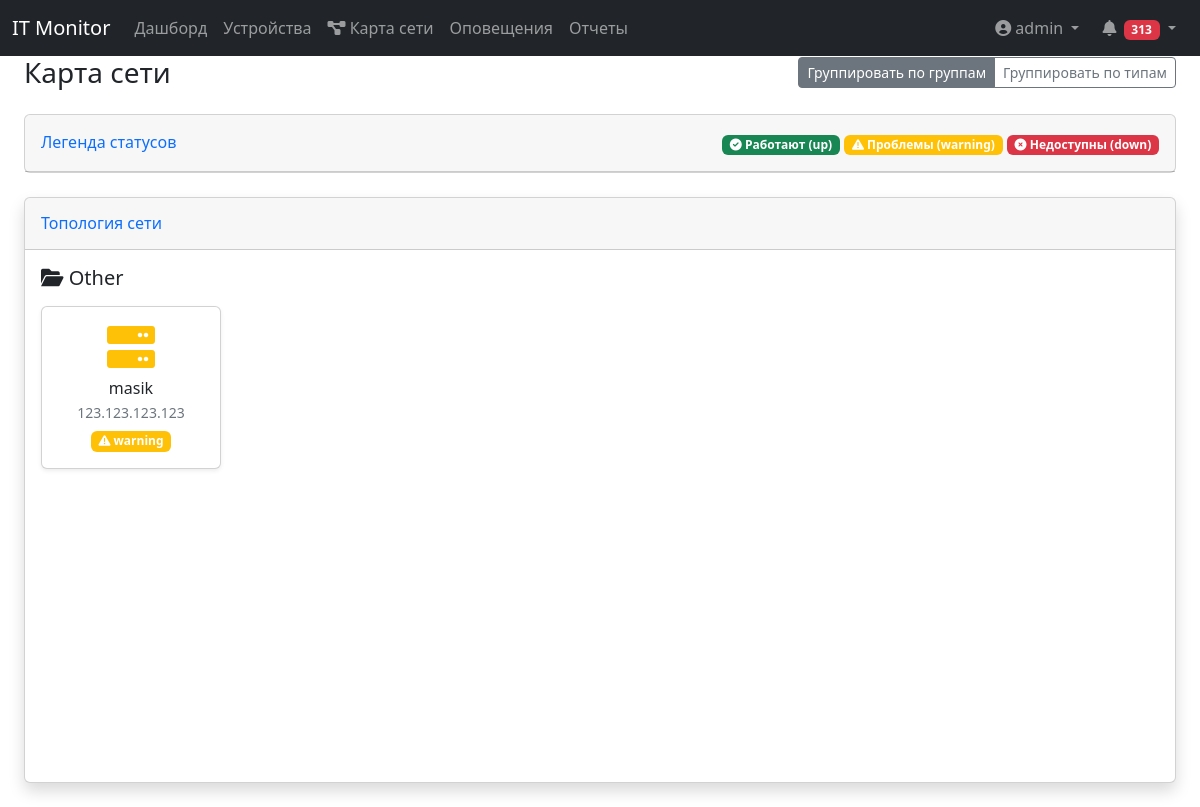
/network_map (signed in), run on the app's committed database.
### app.py (models this page shows, shortened)
class User(UserMixin, db.Model):
    __tablename__ = 'users'
    id = db.Column(db.Integer, primary_key=True)
    login = db.Column(db.String(50), unique=True, nullable=False)
    password_hash = db.Column('pass', db.String(100), nullable=False)  # Используем имя столбца из БД
    role = db.Column(db.String(20), nullable=False, default='user')

class Device(db.Model):
    __tablename__ = 'devices'
    id = db.Column(db.Integer, primary_key=True)
    name = db.Column(db.String(100), nullable=False)
    ip_address = db.Column(db.String(15), nullable=False)
    device_type = db.Column(db.Enum(DeviceType, values_callable=lambda x: [e.value for e in DeviceType]),
                            nullable=False,
                            default=DeviceType.OTHER)
    group = db.Column(db.String(50), nullable=False)
    check_interval = db.Column(db.Integer, default=60)  # Интервал проверки в секундах
    monitoring_methods = db.Column(db.String(200), default='ping')  # Методы мониторинга, хранятся как строка, разделенная запятыми.
    description = db.Column(db.String(200))
    created_at = db.Column(db.DateTime, default=datetime.utcnow)
    updated_at = db.Column(db.DateTime, default=datetime.utcnow, onupdate=datetime.utcnow)
    last_check = db.Column(db.DateTime)
    monitoring_results = db.relationship(
        'MonitoringResult',
        back_populates='device',
        lazy='dynamic',
        cascade='all, delete-orphan'
    )
    @property
    def last_check(self):
        last_result = self.monitoring_results.order_by(MonitoringResult.timestamp.desc()).first()
        return last_result.timestamp if last_result else None

### app.py (the view)
@app.route('/network_map')
@login_required
def network_map():
    devices = Device.query.all()
    for device in devices:
        last_result = device.monitoring_results.order_by(
            MonitoringResult.timestamp.desc()
        ).first()
        device.last_status = last_result.status if last_result else 'unknown'
    groups = {}
    for device in devices:
        if device.group not in groups:
            groups[device.group] = []
        groups[device.group].append(device)
    types = {}
    for device in devices:
        if device.device_type.value not in types:
            types[device.device_type.value] = []
        types[device.device_type.value].append(device)
    return render_template('network_map.html',
                           groups=groups,
                           types=types,
                           DeviceType=DeviceType)

### app.py (called while the page is built)
@login_manager.user_loader
def load_user(user_id):
    return User.query.get(int(user_id))

@app.before_request
def check_admin_count():
    if request.path.startswith('/admin'):  # Проверяем путь вместо endpoint
        admins_count = User.query.filter_by(role='admin').count()
        if admins_count < 1:
            abort(403, description="В системе должен быть хотя бы один администратор")

### templates/network_map.html (shortened to what this page needs)
{% extends "base.html" %}
{% block content %}
<div class="container-fluid">
    <div class="d-sm-flex align-items-center justify-content-between mb-4">
        <h1 class="h3 mb-0 text-gray-800">Карта сети</h1>
        <div class="btn-group">
            <button type="button" class="btn btn-sm btn-outline-secondary active" id="arrangeByGroup">
                Группировать по группам
            </button>
            <button type="button" class="btn btn-sm btn-outline-secondary" id="arrangeByType">
                Группировать по типам
            </button>
        </div>
    </div>
    <div class="card mb-4">
        <div class="card-header py-3 d-flex justify-content-between align-items-center">
            <h6 class="m-0 font-weight-bold text-primary">Легенда статусов</h6>
            <div>
                <span class="badge bg-success text-white mr-2">
                    <i class="fas fa-check-circle"></i> Работают (up)
                </span>
                <span class="badge bg-warning text-white mr-2">
                    <i class="fas fa-exclamation-triangle"></i> Проблемы (warning)
                </span>
                <span class="badge bg-danger text-white">
                    <i class="fas fa-times-circle"></i> Недоступны (down)
                </span>
            </div>
        </div>
    </div>
    <div class="card shadow mb-4">
        <div class="card-header py-3">
            <h6 class="m-0 font-weight-bold text-primary">Топология сети</h6>
        </div>
        <div class="card-body">
            <div id="network-map" style="min-height: 500px; position: relative;">
                <div id="group-view">
                    {% for group, devices in groups.items() %}
                    <div class="device-group mb-4" data-group="{{ group }}">
                        <h5 class="mb-3">
                            <i class="fas fa-folder-open"></i> {{ group|capitalize }}
                        </h5>
                        <div class="d-flex flex-wrap">
                            {% for device in devices %}
                            {% include '_device_card.html' %}
                            {% endfor %}
                        </div>
                    </div>
                    {% endfor %}
                </div>
            </div>
        </div>
    </div>
</div>
{% endblock %}

### templates/navbar.html (shortened to what this page needs)
<nav class="navbar navbar-expand-lg navbar-dark bg-dark">
    <div class="container-fluid">
        <a class="navbar-brand" href="/">IT Monitor</a>
        <div class="collapse navbar-collapse" id="navbarNav">
            <ul class="navbar-nav me-auto">
                <li class="nav-item">
                    <a class="nav-link" href="{{ url_for('dashboard') }}">Дашборд</a>
                </li>
                <li class="nav-item">
                    <a class="nav-link" href="{{ url_for('device_list') }}">Устройства</a>
                </li>
                <li class="nav-item">
                    <a class="nav-link" href="{{ url_for('network_map') }}">
                        <i class="fas fa-project-diagram"></i>
                        <span>Карта сети</span>
                    </a>
                </li>
                <li class="nav-item">
                    <a class="nav-link" href="{{ url_for('alert_list') }}">Оповещения</a>
                </li>
                <li class="nav-item">
                    <a class="nav-link" href="{{ url_for('reports_dashboard') }}">Отчеты</a>
                </li>
            </ul>
            <ul class="navbar-nav">
                <li class="nav-item dropdown">
                    <a class="nav-link dropdown-toggle" href="#" role="button" data-bs-toggle="dropdown">
                        <i class="fas fa-user-circle me-1"></i>{{ current_user.login }}
                    </a>
                </li>
                <li class="nav-item dropdown no-arrow mx-1">
                    <a class="nav-link dropdown-toggle" href="#" id="alertsDropdown" role="button" data-bs-toggle="dropdown" aria-expanded="false">
                        <i class="fas fa-bell fa-fw"></i>
                        <span id="alert-counter" class="badge badge-counter" data-count="0">0</span>
                    </a>
                </li>
            </ul>
        </div>
    </div>
</nav>

### templates/_device_card.html
<div class="device-card mr-3 mb-3"
     data-device-id="{{ device.id }}"
     data-group="{{ device.group }}"
     data-type="{{ device.device_type.value }}">
    <div class="card shadow-sm" style="width: 180px;">
        <div class="card-body text-center">
            <div class="status-icon mb-2 text-{% if device.last_status == 'up' %}success{% elif device.last_status == 'warning' %}warning{% elif device.last_status == 'down' %}danger{% endif %}">
                {% if device.device_type.value == 'server' %}
                <i class="fas fa-server fa-3x"></i>
                {% elif device.device_type.value == 'router' %}
                <i class="fas fa-route fa-3x"></i>
                {% elif device.device_type.value == 'switch' %}
                <i class="fas fa-network-wired fa-3x"></i>
                {% elif device.device_type.value == 'camera' %}
                <i class="fas fa-video fa-3x"></i>
                {% else %}
                <i class="fas fa-desktop fa-3x"></i>
                {% endif %}
            </div>
            <h6 class="card-title mb-1">{{ device.name }}</h6>
            <p class="text-muted small mb-1">{{ device.ip_address }}</p>
            <span class="badge bg-{% if device.last_status == 'up' %}success{% elif device.last_status == 'warning' %}warning{% elif device.last_status == 'down' %}danger{% endif %} text-white">
                <i class="fas {% if device.last_status == 'up' %}fa-check-circle{% elif device.last_status == 'warning' %}fa-exclamation-triangle{% else %}fa-times-circle{% endif %}"></i>
                {{ device.last_status }}
            </span>
        </div>
    </div>
</div>

### data on the page
User: login "admin"
Device: group "Other", device_type "server" (drawn), name "masik", ip_address "123.123.123.123", last_status "warning"
